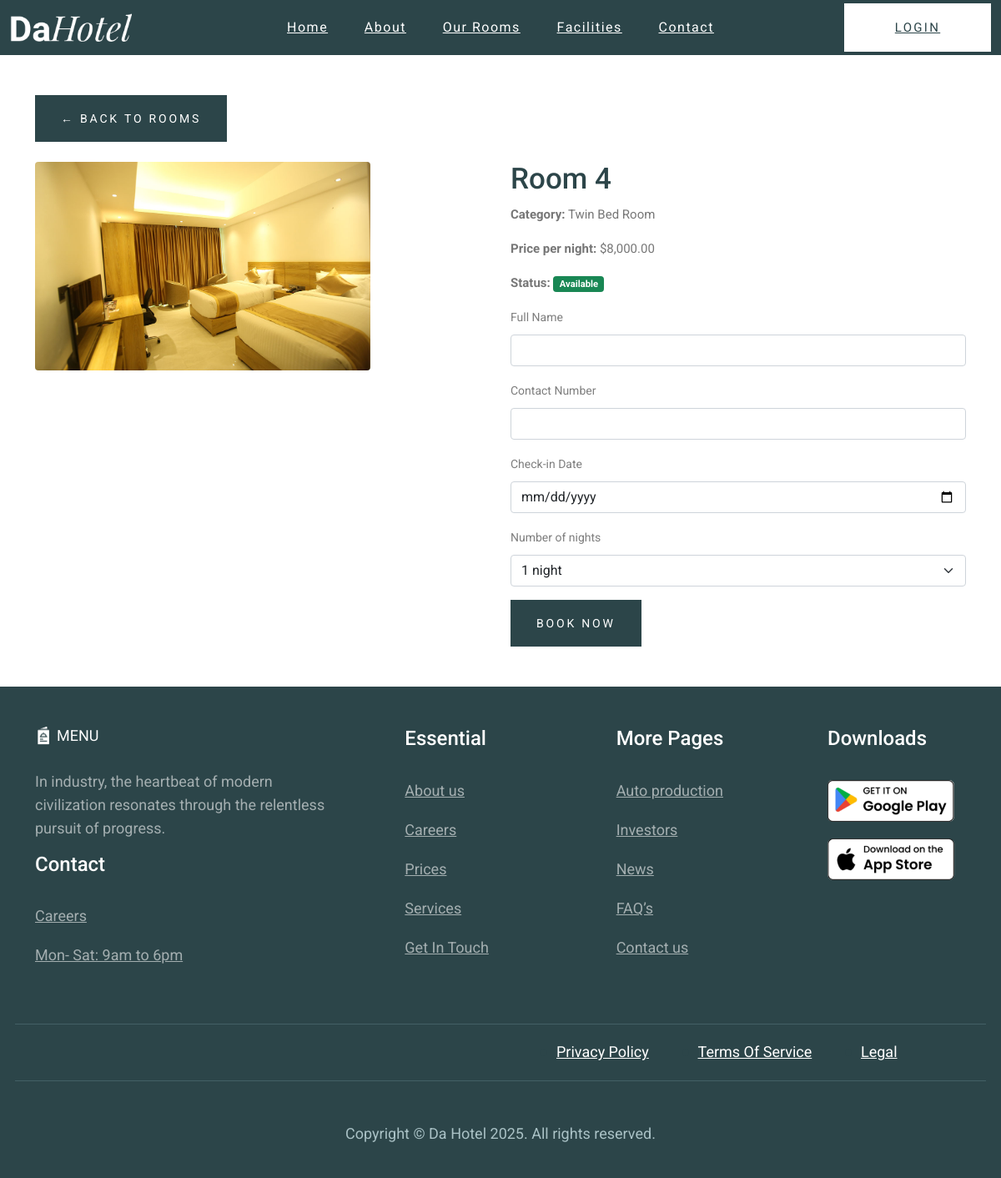
Before: /room-details.php?room_id=5 with the older database file.
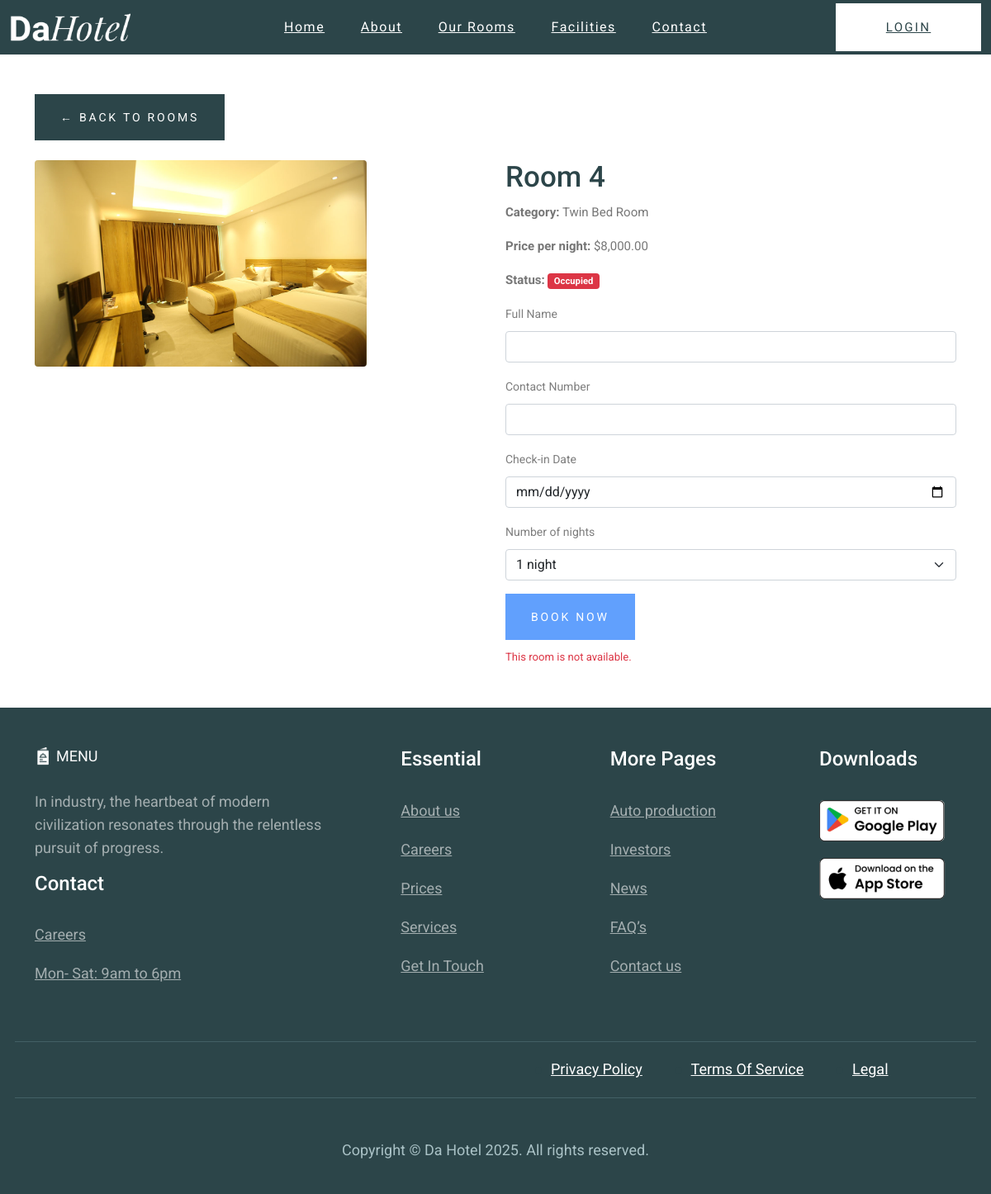
After: the same page with the newer database file.
### tables this page shows
CREATE TABLE `rooms` (
  `room_id` int(11) NOT NULL,
  `room_number` varchar(20) NOT NULL,
  `category_id` int(11) DEFAULT NULL,
  `status` varchar(20) NOT NULL DEFAULT 'Available'
);

CREATE TABLE `room_images` (
  `image_id` int(11) NOT NULL,
  `room_id` int(11) DEFAULT NULL,
  `image_url` varchar(255) DEFAULT NULL
);

CREATE TABLE `room_categories` (
  `category_id` int(11) NOT NULL,
  `category_name` varchar(50) NOT NULL,
  `price` decimal(10,2) DEFAULT 0.00,
  `details` text DEFAULT NULL
);

### room-details.php (the view, shortened to what this page needs)
<?php
include_once('db_config.php');
$room_id = (int) $_GET['room_id'];
$stmt = $conn->prepare(
  "SELECT r.room_id, r.room_number, r.status,
            c.category_name, c.price,
            ri.image_url
     FROM rooms r
     JOIN room_categories c ON r.category_id = c.category_id
     LEFT JOIN room_images ri ON r.room_id = ri.room_id
     WHERE r.room_id = ?
     LIMIT 1"
);
$stmt->bind_param("i", $room_id);
$stmt->execute();
$result = $stmt->get_result();
$room = $result->fetch_assoc();
?>
<!doctype html>
<html lang="en">
<head>
  <link rel="stylesheet" href="css/bootstrap.min.css">
  <link rel="stylesheet" href="css/style.css">
</head>
<body>
  <?php include_once 'Inc/top_nav.php'; ?>
  <main>
    <div class="container py-5">
      <a href="room.php" class="btn btn-secondary mb-4">&larr; Back to Rooms</a>
      <div class="row">
        <div class="col-md-6 mb-3">
          <img src="admin/<?= htmlspecialchars($room['image_url'] ?? 'default.jpg') ?>"
            class="img-fluid rounded"
            style="height:250px; object-fit:cover;">
        </div>
        <div class="col-md-6">
          <h2>Room <?= htmlspecialchars($room['room_number']) ?></h2>
          <p><strong>Category:</strong> <?= htmlspecialchars($room['category_name']) ?></p>
          <p><strong>Price per night:</strong> $<?= number_format($room['price'], 2) ?></p>
          <p>
            <strong>Status:</strong>
            <span class="badge <?= $room['status'] === 'Available' ? 'bg-success' : ($room['status'] === 'Occupied' ? 'bg-danger' : 'bg-warning'); ?>">
              <?= htmlspecialchars($room['status']) ?>
            </span>
          </p>
          <form method="POST">
            <div class="mb-3">
              <label class="form-label">Full Name</label>
              <input type="text" name="guest_name" class="form-control" required>
            </div>
            <div class="mb-3">
              <label class="form-label">Contact Number</label>
              <input type="text" name="guest_contact" class="form-control" required>
            </div>
            <div class="mb-3">
              <label class="form-label">Check-in Date</label>
              <input type="date"
                name="check_in"
                class="form-control"
                min="<?= date('Y-m-d') ?>"
                required>
            </div>
            <div class="mb-3">
              <label class="form-label">Number of nights</label>
              <select name="nights" class="form-select" required>
                <?php for ($i = 1; $i <= 30; $i++): ?>
                  <option value="<?= $i ?>">
                    <?= $i ?> <?= $i === 1 ? 'night' : 'nights' ?>
                  </option>
                <?php endfor; ?>
              </select>
            </div>
            <button type="submit"
              class="btn btn-primary"
              <?= $room['status'] !== 'Available' ? 'disabled' : '' ?>>
              Book Now
            </button>
            <?php if ($room['status'] !== 'Available'): ?>
              <small class="text-danger d-block mt-2">
                This room is not available.
              </small>
            <?php endif; ?>
          </form>
        </div>
      </div>
    </div>
  </main>
  <?php include_once 'Inc/footer.php'; ?>
</body>
</html>

### inc/top_nav.php (shortened to what this page needs)
<?php
$currentPage = basename($_SERVER['PHP_SELF']);
?>
<header class="header-area header-three">
  <div id="header-sticky" class="menu-area">
    <div class="container-fluid pl-85 pr-85">
      <div class="second-menu">
        <div class="row align-items-center">
          <div class="col-xl-2 col-lg-2">
            <div class="logo">
              <a href="index.php"><img src="img/logo/logo.png" alt="logo"></a>
            </div>
          </div>
          <div class="col-xl-8 col-lg-8">
            <div class="main-menu text-center">
              <nav id="mobile-menu">
                <ul>
                  <li class="has-sub <?= ($currentPage == 'index.php') ? 'active' : '' ?>">
                    <a href="index.php">Home</a>
                  </li>
                  <li class="<?= ($currentPage == 'about.php') ? 'active' : '' ?>"><a href="about.php">About</a></li>
                  <li class="has-sub <?= ($currentPage == 'room.php') ? 'active' : '' ?>">
                    <a href="room.php">Our Rooms</a>
                  </li>
                  <li class="has-sub <?= ($currentPage == 'services.php' || $currentPage == 'single-service.php') ? 'active' : '' ?>">
                    <a href="services.php">Facilities</a>
                  </li>
                  <li class="<?= ($currentPage == 'contact.php') ? 'active' : '' ?>"><a href="contact.php">Contact</a></li>
                </ul>
              </nav>
            </div>
          </div>
          <div class="col-xl-2 col-lg-2 d-none d-lg-block">
            <a href="login.php" class="top-btn mt-10 mb-10 <?= ($currentPage == 'login.php') ? 'active' : '' ?>">Login</a>
        </div>
      </div>
    </div>
  </div>
</header>

### inc/footer.php (shortened to what this page needs)
<footer class="footer-bg footer-p " style="background-color: #2C4549;">
           <div class="footer-top py-5 pb-30">
               <div class="container">
                   <div class="row justify-content-between">
                       <div class="col-xl-4 col-lg-4 col-sm-6">
                           <div class="footer-widget mb-30">
                               <div class="f-about mb-20">
                                   <div class="f-widget-title">
                                       <h5> <img src="img/icon/menu-icon.png" alt="img"> MENU</h5>
                                   </div>
                                    <p>In industry, the heartbeat of modern civilization resonates through the relentless pursuit of progress.</p>
                                   </div>
                                <div class="f-widget-title">
                                   <h2>Contact</h2>
                               </div>
                               <div class="footer-link">
                                   <ul>
                                       <li><a href="about.php"> Careers</a></li>
                                       <li><a href="#"> Mon- Sat: 9am to 6pm </a></li>
                                   </ul>
                               </div>
                           </div>
                       </div>
					<div class="col-xl-2 col-lg-2 col-sm-6">
                           <div class="footer-widget mb-30">
                               <div class="f-widget-title">
                                   <h2>Essential</h2>
                               </div>
                               <div class="footer-link">
                                   <ul>
                                       <li><a href="index.php">About us</a></li>
                                       <li><a href="about.php"> Careers</a></li>
                                       <li><a href="services.php"> Prices </a></li>
                                       <li><a href="contact.php"> Services</a></li>
                                       <li><a href="blog.php">Get In Touch </a></li>
                                   </ul>
                               </div>
                           </div>
                       </div>
                       <div class="col-xl-2 col-lg-2 col-sm-6">
                           <div class="footer-widget mb-30">
                               <div class="f-widget-title">
                                   <h2>More Pages</h2>
                               </div>
                               <div class="footer-link">
                                   <ul>
                                       <li><a href="index.php">Auto production</a></li>
                                       <li><a href="about.php"> Investors</a></li>
                                       <li><a href="services.php"> News </a></li>
                                       <li><a href="contact.php"> FAQ’s</a></li>
                                       <li><a href="blog.php">Contact us </a></li>
                                   </ul>
                               </div>
                           </div>
                       </div>
                      <div class="col-xl-2 col-lg-2 col-sm-6">
                           <div class="footer-widget mb-30">
                               <div class="f-widget-title">
                                   <h2>Downloads</h2>
                               </div>
                               <div class="footer-link">
                                   <ul>
                                       <li><a href="#"><img src="img/icon/gplay-btn.png" alt="img"></a></li>
                                       <li><a href="#"> <img src="img/icon/app-strore-btn.png" alt="img"></a></li>
                                   </ul>
                               </div>
                           </div>
                       </div>
                   </div>
               </div>
           </div>
           <div class="copyright-wrap">
               <div class="container">
                   <div class="row align-items-center c-mid">
                       <div class="col-lg-6 col-md-4">
                           <div class="footer-social">
                           </div>
                       </div>
                        <div class="col-lg-6 col-md-8 text-right text-xl-right">
                              <ul>
                                   <li><a href="#">Privacy Policy</a></li>
                                   <li><a href="#">Terms Of Service</a></li>
                                   <li><a href="#">Legal</a></li>
                               </ul>
                           </div>
                   </div>
                   <div class="row align-items-center">
                       <div class="col-lg-12">
                         <div class="copy-text text-center">
                                Copyright &copy; Da Hotel 2025. All rights reserved.
                           </div>
                       </div>
                   </div>
               </div>
           </div>
       </footer>

Changed rows visible on the page:
changed rooms "Twin Bed Room": status "Available" → "Occupied"
Other visible differences:
text now shown: "This room is not available."
